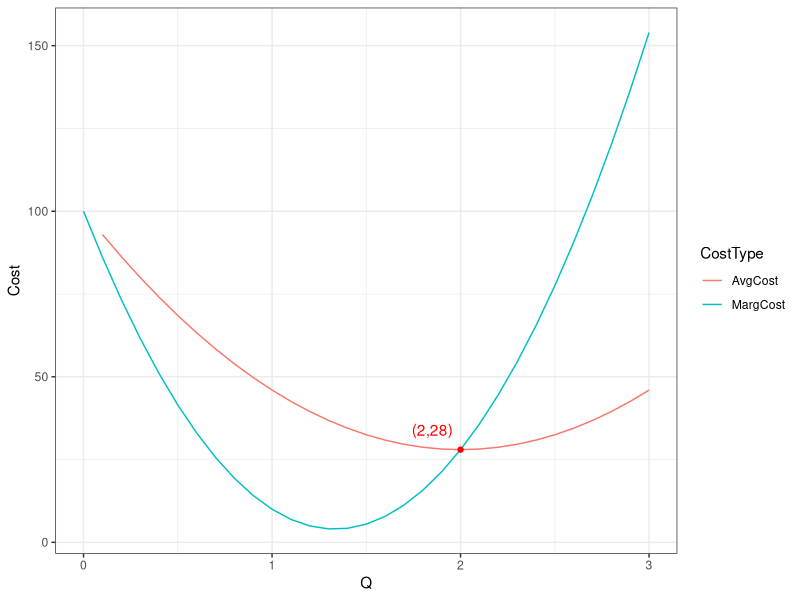

Write the R code that produced this figure.
## ---- chunk 1
knitr::opts_chunk$set(echo = FALSE)
library(tidyverse)

## ---- chunk 2
q = seq(0,3,0.1)
cq = 100 * q - 72 * q^2 + 18 * q^3
acq = cq/q
mcq = 100 - 144*q + 54*q^2
df3 = data.frame(Q = q,
                # Cost = cq,
                 AvgCost = acq,
                 MargCost = mcq)
df3 %>%
  pivot_longer(cols = c(AvgCost,MargCost), names_to = 'CostType', values_to = 'Cost') %>% 
  ggplot()+
  aes(x = Q, y = Cost, color = CostType)+
  geom_line()+
  theme_bw()+
  annotate(geom = "point", x = 2, y = 28, color = "red")+
  annotate(geom = "text", x = 1.85, y =34, color = "red", label = "(2,28)")
               
